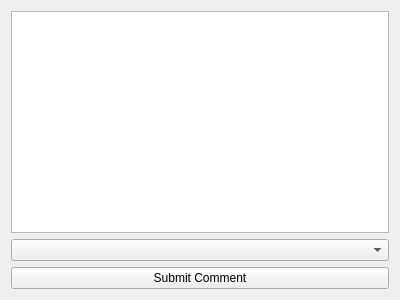
<?xml version="1.0" encoding="UTF-8"?>
<ui version="4.0">
 <class>Form</class>
 <widget class="QWidget" name="Form">
  <property name="geometry">
   <rect>
    <x>0</x>
    <y>0</y>
    <width>400</width>
    <height>300</height>
   </rect>
  </property>
  <property name="windowTitle">
   <string>Form</string>
  </property>
  <layout class="QVBoxLayout" name="verticalLayout">
   <item>
    <widget class="QTextEdit" name="comment_box">
     <property name="autoFormatting">
      <set>QTextEdit::AutoNone</set>
     </property>
    </widget>
   </item>
   <item>
    <widget class="QComboBox" name="channel_select"/>
   </item>
   <item>
    <widget class="QPushButton" name="create_comment_button">
     <property name="text">
      <string>Submit Comment</string>
     </property>
    </widget>
   </item>
  </layout>
 </widget>
 <resources/>
 <connections/>
</ui>
